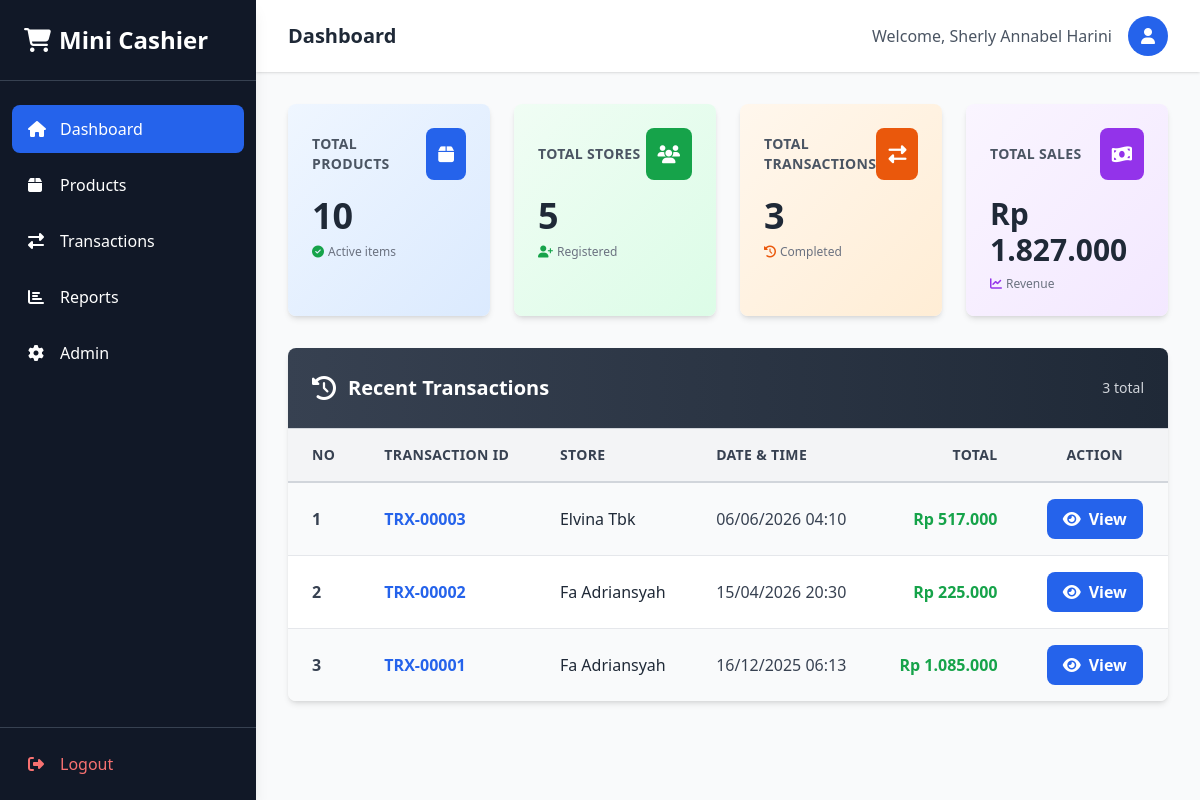
/index.php (signed in), run on the app's committed database.
### tables this page shows
CREATE TABLE `transactions` (
    `transaction_id` INT UNSIGNED AUTO_INCREMENT PRIMARY KEY,
    `store_id` INT UNSIGNED NOT NULL,
    `admin_id` INT UNSIGNED NOT NULL,
    `transaction_date` DATETIME NOT NULL DEFAULT NOW(),
    `payment_type` ENUM('Cash', 'Card') NOT NULL,
    `sub_total` DECIMAL(10, 2) NOT NULL DEFAULT 0.00,
    `created_at` TIMESTAMP DEFAULT CURRENT_TIMESTAMP,
    `updated_at` TIMESTAMP DEFAULT CURRENT_TIMESTAMP ON UPDATE CURRENT_TIMESTAMP,
    `deleted_at` TIMESTAMP NULL DEFAULT NULL,
    CONSTRAINT `fk_transactions_store` FOREIGN KEY (`store_id`) REFERENCES `store` (`store_id`) ON DELETE RESTRICT ON UPDATE CASCADE,
    CONSTRAINT `fk_transactions_admin` FOREIGN KEY (`admin_id`) REFERENCES `admins` (`admin_id`) ON DELETE RESTRICT ON UPDATE CASCADE
);

CREATE TABLE `store` (
    `store_id` INT UNSIGNED AUTO_INCREMENT PRIMARY KEY,
    `store_name` VARCHAR(255) NOT NULL,
    `phone` VARCHAR(50) NOT NULL,
    `address` TEXT NOT NULL,
    `created_at` TIMESTAMP DEFAULT CURRENT_TIMESTAMP,
    `updated_at` TIMESTAMP DEFAULT CURRENT_TIMESTAMP ON UPDATE CURRENT_TIMESTAMP,
    `deleted_at` TIMESTAMP NULL DEFAULT NULL
);

### index.php (called while the page is built, shortened)
<?php
require_once 'controllers/TransactionController.php';
$TC = new TransactionController();
$stats = $TC->getDashboardStatistics();
$recentTransactionsList = $TC->getRecentTransactions(5);
include 'views/dashboard_view.php';

### controllers/Database.php (called while the page is built, shortened)
<?php
class Database
{
  private static ?mysqli $instance = null;
  public static function getConnection(): mysqli
  {
    if (self::$instance === null) {
      self::$instance = new mysqli('localhost', 'root', '', 'mini_cashier');
      self::$instance->set_charset('utf8mb4');
    }
    return self::$instance;
  }
}

### controllers/TransactionController.php (called while the page is built, shortened)
<?php
require_once 'Database.php';
class TransactionController
{
  private mysqli $db;
  public function __construct()
  {
    $this->db = Database::getConnection();
  }
  public function getDashboardStatistics(): array
  {
    $stats = ['products' => 0, 'stores' => 0, 'transactions' => 0, 'sales' => 0.0];
    $resProd = $this->db->query("SELECT COUNT(*) as count FROM products");
    if ($resProd) $stats['products'] = (int)$resProd->fetch_assoc()['count'];
    $resStore = $this->db->query("SELECT COUNT(*) as count FROM store");
    if ($resStore) $stats['stores'] = (int)$resStore->fetch_assoc()['count'];
    $resTx = $this->db->query("SELECT COUNT(*) as count FROM transactions");
    if ($resTx) $stats['transactions'] = (int)$resTx->fetch_assoc()['count'];
    $resSales = $this->db->query("SELECT SUM(sub_total) as total FROM transactions");
    if ($resSales) $stats['sales'] = (float)($resSales->fetch_assoc()['total'] ?? 0.0);
    return $stats;
  }
  public function getRecentTransactions(int $limit = 5): array
  {
    $stmt = $this->db->prepare("
      SELECT t.transaction_id, c.store_name, t.transaction_date, t.sub_total as total
      FROM transactions t
      JOIN store c ON t.store_id = c.store_id
      GROUP BY t.transaction_id
      ORDER BY t.transaction_date DESC
      LIMIT ?
    ");
    $stmt->bind_param("i", $limit);
    $stmt->execute();
    $result = $stmt->get_result()->fetch_all(MYSQLI_ASSOC);
    return $result;
  }
}

### views/dashboard_view.php (the view, shortened to what this page needs)
<!DOCTYPE html>
<html lang="en">
<?php include './head.php' ?>
<body class="bg-gray-50">
  <div class="flex min-h-screen">
    <?php include 'sidebar.php'; ?>
    <main class="flex-1">
      <header class="bg-white shadow">
        <div class="flex items-center justify-between px-8 py-4">
          <h2 class="text-xl font-semibold text-gray-800">Dashboard</h2>
          <div class="flex items-center gap-4">
            <span class="text-gray-600">Welcome, <?php echo htmlspecialchars($_SESSION['fullname'] ?? $_SESSION['username']); ?></span>
            <button class="flex items-center justify-center w-10 h-10 text-white bg-blue-600 rounded-full">
              <i class="fas fa-user"></i>
            </button>
          </div>
        </div>
      </header>
      <div class="p-8">
        <div class="grid grid-cols-1 md:grid-cols-2 lg:grid-cols-4 gap-6 mb-8">
          <div class="bg-gradient-to-br from-blue-50 to-blue-100 rounded-lg shadow-md overflow-hidden hover:shadow-lg transition">
            <div class="p-6">
              <div class="flex items-center justify-between mb-4">
                <h3 class="text-sm font-semibold text-gray-600 uppercase tracking-wide">Total Products</h3>
                <div class="p-3 bg-blue-600 text-white rounded-lg">
                  <i class="fas fa-box text-lg"></i>
                </div>
              </div>
              <p class="text-4xl font-bold text-gray-800"><?php echo (int)$stats['products']; ?></p>
              <p class="text-xs text-gray-500 mt-2"><i class="fas fa-check-circle text-green-600 mr-1"></i>Active items</p>
            </div>
          </div>
          <div class="bg-gradient-to-br from-green-50 to-green-100 rounded-lg shadow-md overflow-hidden hover:shadow-lg transition">
            <div class="p-6">
              <div class="flex items-center justify-between mb-4">
                <h3 class="text-sm font-semibold text-gray-600 uppercase tracking-wide">Total stores</h3>
                <div class="p-3 bg-green-600 text-white rounded-lg">
                  <i class="fas fa-users text-lg"></i>
                </div>
              </div>
              <p class="text-4xl font-bold text-gray-800"><?php echo (int)$stats['stores']; ?></p>
              <p class="text-xs text-gray-500 mt-2"><i class="fas fa-user-plus text-green-600 mr-1"></i>Registered</p>
            </div>
          </div>
          <div class="bg-gradient-to-br from-orange-50 to-orange-100 rounded-lg shadow-md overflow-hidden hover:shadow-lg transition">
            <div class="p-6">
              <div class="flex items-center justify-between mb-4">
                <h3 class="text-sm font-semibold text-gray-600 uppercase tracking-wide">Total Transactions</h3>
                <div class="p-3 bg-orange-600 text-white rounded-lg">
                  <i class="fas fa-exchange-alt text-lg"></i>
                </div>
              </div>
              <p class="text-4xl font-bold text-gray-800"><?php echo (int)$stats['transactions']; ?></p>
              <p class="text-xs text-gray-500 mt-2"><i class="fas fa-history text-orange-600 mr-1"></i>Completed</p>
            </div>
          </div>
          <div class="bg-gradient-to-br from-purple-50 to-purple-100 rounded-lg shadow-md overflow-hidden hover:shadow-lg transition">
            <div class="p-6">
              <div class="flex items-center justify-between mb-4">
                <h3 class="text-sm font-semibold text-gray-600 uppercase tracking-wide">Total Sales</h3>
                <div class="p-3 bg-purple-600 text-white rounded-lg">
                  <i class="fas fa-money-bill-wave text-lg"></i>
                </div>
              </div>
              <p class="text-3xl font-bold text-gray-800">Rp <?php echo number_format($stats['sales'], 0, ',', '.'); ?></p>
              <p class="text-xs text-gray-500 mt-2"><i class="fas fa-chart-line text-purple-600 mr-1"></i>Revenue</p>
            </div>
          </div>
        </div>
        <div class="bg-white rounded-lg shadow-md overflow-hidden">
          <div class="bg-gradient-to-r from-gray-700 to-gray-800 p-6 border-b border-gray-300">
            <div class="flex items-center gap-3">
              <i class="fas fa-history text-white text-2xl"></i>
              <h3 class="text-xl font-bold text-white">Recent Transactions</h3>
              <span class="ml-auto text-gray-300 text-sm"><?php echo (int)$stats['transactions']; ?> total</span>
            </div>
          </div>
          <div class="overflow-x-auto">
            <table class="w-full">
              <thead class="bg-gray-100 border-b-2 border-gray-300">
                <tr>
                  <th class="px-6 py-4 text-left font-bold text-gray-700 text-sm uppercase tracking-wide">No</th>
                  <th class="px-6 py-4 text-left font-bold text-gray-700 text-sm uppercase tracking-wide">Transaction ID</th>
                  <th class="px-6 py-4 text-left font-bold text-gray-700 text-sm uppercase tracking-wide">store</th>
                  <th class="px-6 py-4 text-left font-bold text-gray-700 text-sm uppercase tracking-wide">Date & Time</th>
                  <th class="px-6 py-4 text-right font-bold text-gray-700 text-sm uppercase tracking-wide">Total</th>
                  <th class="px-6 py-4 text-center font-bold text-gray-700 text-sm uppercase tracking-wide">Action</th>
                </tr>
              </thead>
              <tbody class="divide-y divide-gray-200">
                <?php
                $no = 1;
                foreach ($recentTransactionsList as $row) {
                  $transId = str_pad((string)$row['transaction_id'], 5, '0', STR_PAD_LEFT);
                  $date = date('d/m/Y H:i', strtotime($row['transaction_date']));
                  $bg_class = ($no % 2 === 0) ? 'bg-white' : 'bg-gray-50';
                ?>
                  <tr class="<?php echo $bg_class; ?> hover:bg-blue-50 transition">
                    <td class="px-6 py-4 font-semibold text-gray-700"><?php echo $no++; ?></td>
                    <td class="px-6 py-4 font-bold text-blue-600">TRX-<?php echo $transId; ?></td>
                    <td class="px-6 py-4 text-gray-800"><?php echo htmlspecialchars($row['store_name']); ?></td>
                    <td class="px-6 py-4 text-gray-700"><?php echo $date; ?></td>
                    <td class="px-6 py-4 font-bold text-green-600 text-right">Rp <?php echo number_format($row['total'], 0, ',', '.'); ?></td>
                    <td class="px-6 py-4 text-center">
                      <button onclick="viewTransactionDetails(<?php echo (int)$row['transaction_id']; ?>)" class="inline-flex items-center gap-2 px-4 py-2 text-white bg-blue-600 hover:bg-blue-700 rounded-lg transition font-semibold">
                        <i class="fas fa-eye"></i>View
                      </button>
                    </td>
                  </tr>
                <?php } ?>
              </tbody>
            </table>
          </div>
        </div>
      </div>
    </main>
  </div>
</body>
</html>

### data on the page
transactions: transaction_id "00003", store.store_name "Elvina Tbk", transaction_date "06/06/2026 04:10", sub_total "517.000"
transactions: transaction_id "00002", store.store_name "Fa Adriansyah", transaction_date "15/04/2026 20:30", sub_total "225.000"
transactions: transaction_id "00001", store.store_name "Fa Adriansyah", transaction_date "16/12/2025 06:13", sub_total "1.085.000"

### other printed values
$_SESSION['fullname'] "Sherly Annabel Harini"
$stats['products'] "10"
$stats['stores'] "5"
$stats['transactions'] "3"
$stats['sales'] "1.827.000"
